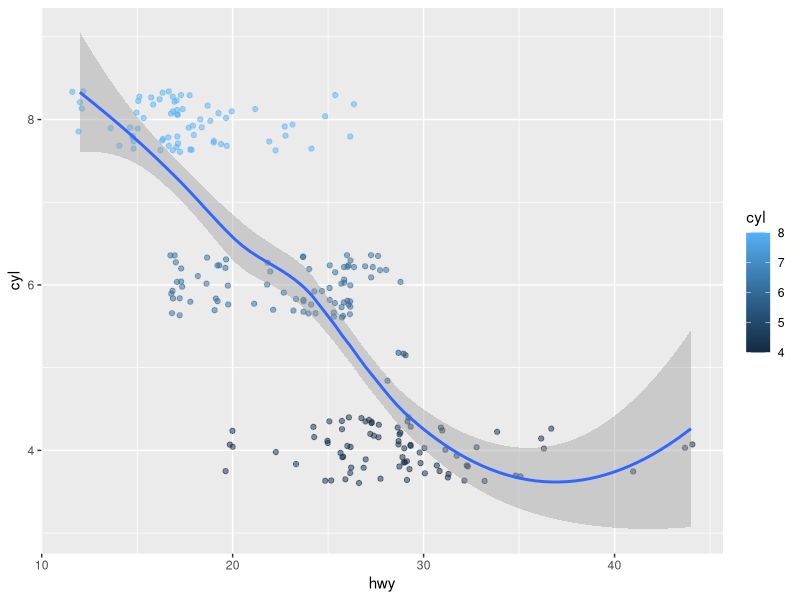

Write the R code that produced this figure.
## ---- chunk 1
#| echo: false
5+7
install.packages("ggplot2")
library(ggplot2)
ggplot(mpg, aes(x=hwy, y=cyl, color=cyl)) + geom_point(position="jitter", alpha=.5) + geom_smooth(method="loess")
